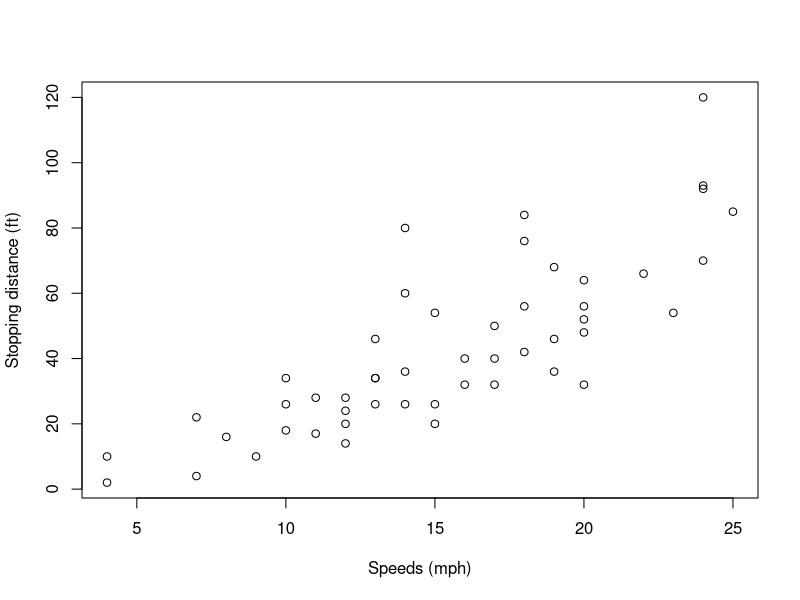

Source code (R):
## ---- chunk 1
plot(cars, xlab = "Speeds (mph)", ylab = "Stopping distance (ft)")
## ---- chunk 2
x <- 4
## ---- chunk 3
2 + 44
## ---- chunk 4
1:200
## ---- chunk 5
20:220
